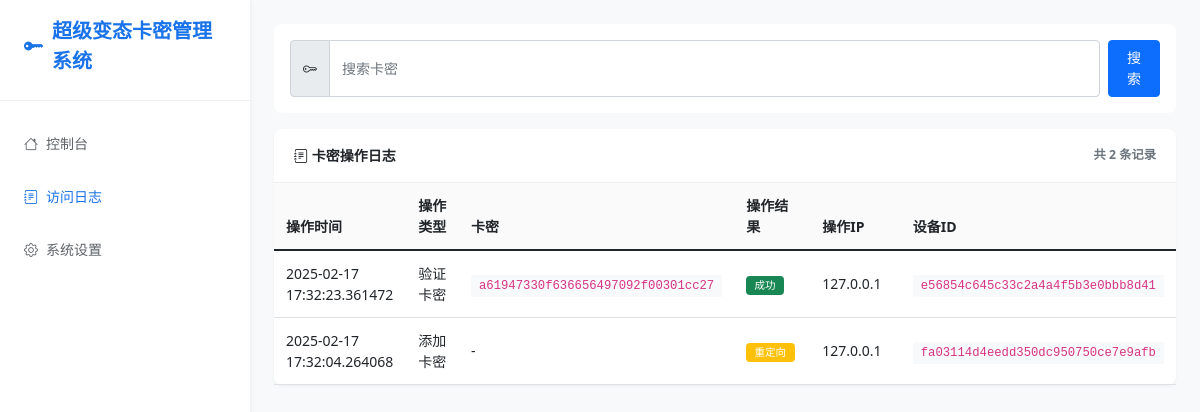
Page /logs on the earlier database version.
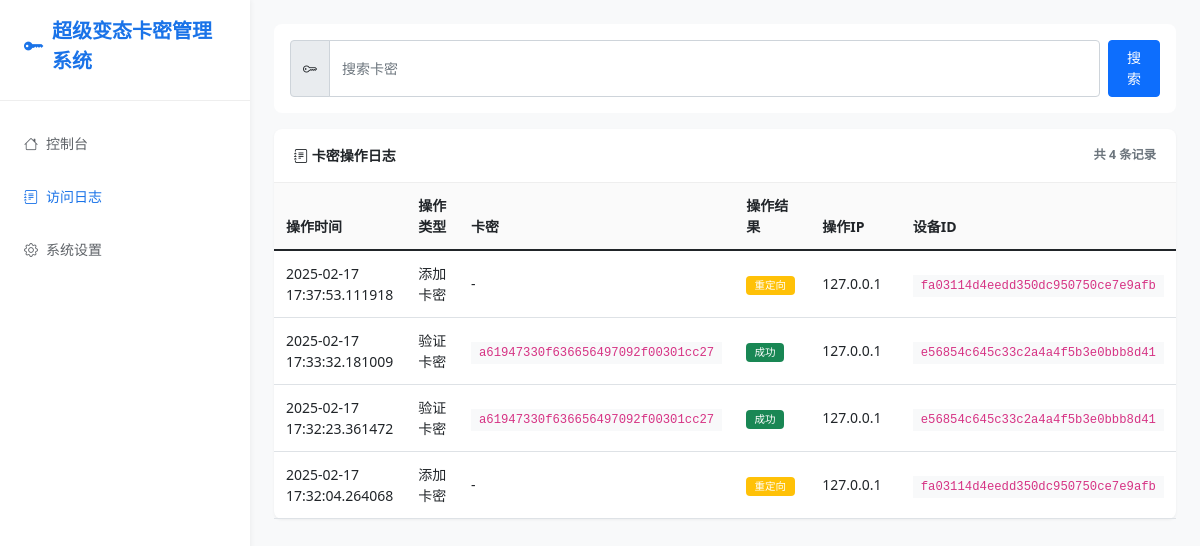
Same page on the later database version.
### app.py (models this page shows, shortened)
class AccessLog(db.Model):
    id = db.Column(db.Integer, primary_key=True)
    access_time = db.Column(db.DateTime, nullable=False, default=datetime.now)
    ip_address = db.Column(db.String(50), nullable=False)
    device_id = db.Column(db.String(32), nullable=False)
    path = db.Column(db.String(200), nullable=False)
    method = db.Column(db.String(10), nullable=False)
    status_code = db.Column(db.Integer, nullable=False)
    user_agent = db.Column(db.String(200))
    card_key = db.Column(db.String(32))  # 如果涉及卡密操作，记录相关卡密

### app.py (the view)
@app.route('/logs')
def view_logs():
    try:
        page = request.args.get('page', 1, type=int)
        per_page = settings.get('per_page', 10)
        card_key_filter = request.args.get('card_key', '').strip()
        query = AccessLog.query
        if card_key_filter:
            query = query.filter(AccessLog.card_key.like(f'%{card_key_filter}%'))
        query = query.order_by(AccessLog.access_time.desc())
        pagination = query.paginate(page=page, per_page=per_page, error_out=False)
        return render_template('logs.html',
                             logs=pagination.items,
                             pagination=pagination,
                             card_key_filter=card_key_filter,
                             settings=settings.settings)
    except Exception as e:
        error_logger.error(f"访问日志页面出错: {str(e)}", exc_info=True)
        return render_template('logs.html',
                             logs=[],
                             error="获取日志列表失败",
                             settings=settings.settings)

### app.py (called while the page is built, shortened)
@app.before_request
def log_request():
    try:
        card_operations = {
            '/api/verify_card': '验证卡密',
            '/add_card': '添加卡密',
            '/delete_card': '删除卡密',
            '/import_cards': '导入卡密',
            '/export_cards': '导出卡密'
        }
    except Exception as e:
        error_logger.error(f"记录访问日志出错: {str(e)}", exc_info=True)

@app.after_request
def update_log_status(response):
    try:
        if hasattr(g, 'log_id'):
            log = AccessLog.query.get(g.log_id)
            if log:
                log.status_code = response.status_code
                db.session.commit()
    except Exception as e:
        error_logger.error(f"更新日志状态出错: {str(e)}", exc_info=True)
    return response

    def get(self, key, default=None):
        return self.settings.get(key, default)

### templates/logs.html (shortened to what this page needs)
{% extends "base.html" %}
{% block content %}
<div class="toolbar">
    <div class="toolbar-item flex-grow-1">
        <form action="{{ url_for('view_logs') }}" method="GET" class="d-flex gap-2 w-100">
            <div class="input-group">
                <span class="input-group-text"><i class="bi bi-key"></i></span>
                <input type="text" class="form-control" name="card_key" placeholder="搜索卡密" value="{{ card_key_filter }}">
            </div>
            <button type="submit" class="btn btn-primary">搜索</button>
        </form>
    </div>
</div>
<div class="card">
    <div class="card-header d-flex justify-content-between align-items-center">
        <span><i class="bi bi-journal-text"></i> 卡密操作日志</span>
        <small class="text-muted">共 {{ pagination.total if pagination else 0 }} 条记录</small>
    </div>
    <div class="table-responsive">
        <table class="table table-hover">
            <thead>
                <tr>
                    <th style="width: 15%">操作时间</th>
                    <th style="width: 12%">操作类型</th>
                    <th style="width: 25%">卡密</th>
                    <th style="width: 10%">操作结果</th>
                    <th style="width: 13%">操作IP</th>
                    <th style="width: 25%">设备ID</th>
                </tr>
            </thead>
            <tbody>
                {% if logs %}
                    {% for log in logs %}
                    <tr>
                        <td>{{ log.access_time }}</td>
                        <td>
                            {% if log.path == '/api/verify_card' %}
                                验证卡密
                            {% elif log.path == '/add_card' %}
                                添加卡密
                            {% elif log.path == '/delete_card' %}
                                删除卡密
                            {% elif log.path == '/import_cards' %}
                                导入卡密
                            {% elif log.path == '/export_cards' %}
                                导出卡密
                            {% endif %}
                        </td>
                        <td>
                            {% if log.card_key %}
                            <code class="bg-light px-2 py-1">{{ log.card_key }}</code>
                            {% else %}
                            -
                            {% endif %}
                        </td>
                        <td>
                            <span class="badge {% if log.status_code < 300 %}bg-success{% elif log.status_code < 400 %}bg-warning{% else %}bg-danger{% endif %}">
                                {% if log.status_code < 300 %}成功
                                {% elif log.status_code < 400 %}重定向
                                {% else %}失败
                                {% endif %}
                            </span>
                        </td>
                        <td>{{ log.ip_address }}</td>
                        <td>
                            <code class="bg-light px-2 py-1">{{ log.device_id }}</code>
                        </td>
                    </tr>
                    {% endfor %}
                {% endif %}
            </tbody>
        </table>
    </div>
</div>
{% endblock %}

Differences in the rows shown:
added AccessLog: access_time "2025-02-17 17:37:53.111918", path "添加卡密", status_code "重定向", ip_address "127.0.0.1", device_id "fa03114d4eedd350dc950750ce7e9afb"
added AccessLog: access_time "2025-02-17 17:33:32.181009", path "验证卡密", card_key "a61947330f636656497092f00301cc27", status_code "成功", ip_address "127.0.0.1", device_id "e56854c645c33c2a4a4f5b3e0bbb8d41"
Other differences:
{{ pagination.total if pagination else 0 }}: "2" → "4"
